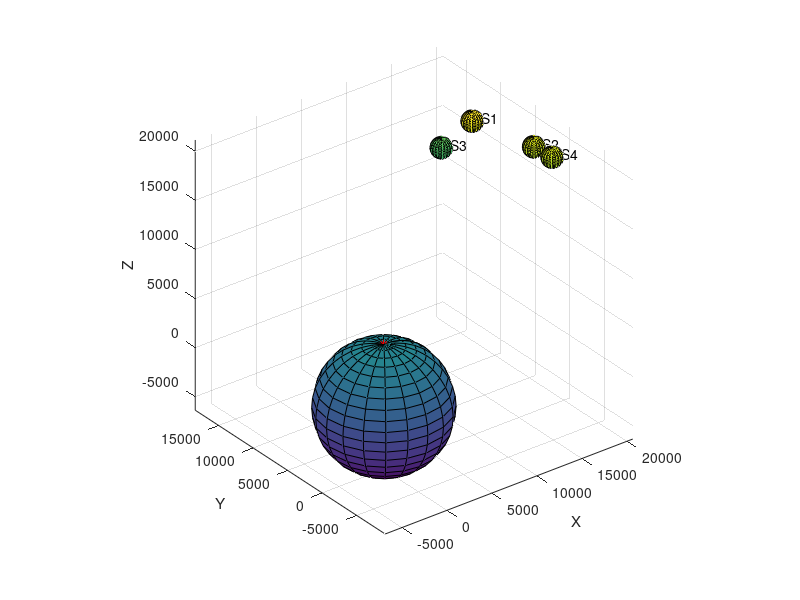

Source code (MATLAB):
% Satellites in the global positioning system (GPS) constellation continuously transmit a navigation message which includes 
% information about their orbital positions and the precise time. A GPS receiver that can get signals from at least four GPS 
% satellites can compute its location by solving the nonlinear algebraic equations defining the intersection of four spheres, 
% where the spheres' radii are determined by how long it took the messages to reach the receiver while traveling at the speed of light. 
% Technically, only three spheres are needed to resolve two points in space, one of which can typically be rejected as a candidate based 
% on its distance from the earth's surface. However, since GPS receivers' clocks are inaccurate compared to the atomic clocks on the satellites, 
% using a fourth satellite provides an extra equation that lets us additionally solve for the receiver s clock error.

% The equations are:
% (x - A1)^2 + (y-B1)^2 + (z-C1)^2 = (c*(t1 - Tr + e))^2
% (x - A2)^2 + (y-B2)^2 + (z-C2)^2 = (c*(t2 - Tr + e))^2
% (x - A3)^2 + (y-B3)^2 + (z-C3)^2 = (c*(t3 - Tr + e))^2
% (x - A4)^2 + (y-B4)^2 + (z-C4)^2 = (c*(t4 - Tr + e))^2

% Where numeric subscripts denote the satellite; A, B, and C; 
% t is the time when the satellite sent its navigation message;
% Tr is the receiver's time; e is the error in the receiver's clock; 
% and c is the speed of light, 299,792.458 km/s.

%    Ai [km]  Bi [km]  Ci [km]  ti-TR  
% 1	 15600	 7540	 20140	 0.07074
% 2	 18760	 2750	 18610	 0.07220
% 3	 17610	 14630	 13480	 0.07690
% 4  19170	 610	 18390	 0.07242

% Create data in kilometers [x, y, z, t]
data = [15600 7540 20140 0.07074; 
        18760 2750 18610 0.07220;
        17610 14630	13480 0.07690;
        19170 610 18390 0.07242];

% Speed of light
v = 300000; % km/s

% System
f = @(x) ((x(1) - data(:,1)).^2 + (x(2) - data(:,2)).^2 +  (x(3) - data(:,3)).^2) - ((v*(data(:,4) + x(4))).^2);

% Initial guess
x0 = [0; 0; 0; 0];

% Using fsolve
[sol,fval,exitflag,output,jacobian] = fsolve(f, x0)

%% Plot resultaat

% Get satellite data
[x,y,z] = sphere; % Standard sphere object
s1 = data(1,1:3); % [x, y, z] location of satelite S1
s2 = data(2,1:3); % [x, y, z] location of satelite S2
s3 = data(3,1:3); % [x, y, z] location of satelite S3
s4 = data(4,1:3); % [x, y, z] location of satelite S4

% Plot spheres
r_sat = 1000; % Radius satellite
r_aarde = 6371; % Radius earth
surf(x*r_sat + s1(1), y*r_sat + s1(2), z*r_sat + s1(3)); hold on; % Plot satelite S1
surf(x*r_sat + s2(1), y*r_sat + s2(2), z*r_sat + s2(3)); % Plot satelite S2
surf(x*r_sat + s3(1), y*r_sat + s3(2), z*r_sat + s3(3)); % Plot satelite S3
surf(x*r_sat + s4(1), y*r_sat + s4(2), z*r_sat + s4(3)); % Plot satelite S4
surf(x*r_aarde, y*r_aarde, z*r_aarde); % Plot earth

% Plot solution
plot3(sol(1), sol(2), sol(3), '*r');

% Plot satelite names
text(s1(1)+r_sat,s1(2),s1(3),"S1",'HorizontalAlignment','left','FontSize',10);
text(s2(1)+r_sat,s2(2),s2(3),"S2",'HorizontalAlignment','left','FontSize',10);
text(s3(1)+r_sat,s3(2),s3(3),"S3",'HorizontalAlignment','left','FontSize',10);
text(s4(1)+r_sat,s4(2),s4(3),"S4",'HorizontalAlignment','left','FontSize',10);

% Format
xlabel("X")
ylabel("Y")
zlabel("Z")
axis equal;